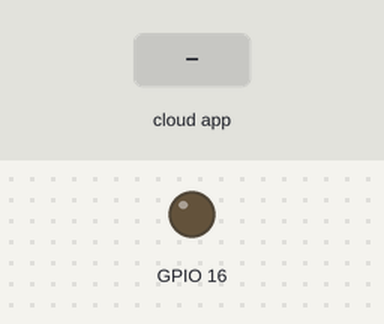
This sketch was run on a simulated ESP8266 (NodeMCU). Shown: output pins drawn as LEDs (lit = HIGH). The test bench sets the inputs (shaded band). WiFi joins after 1.5 s; servers stay silent unless stated; no MQTT or app messages arrive unless stated; what the sketch prints to the serial monitor is not drawn.

Above: at 2.7 s.
2.8 s: the phone or cloud app sets ldr to 0
At 3.6 s:
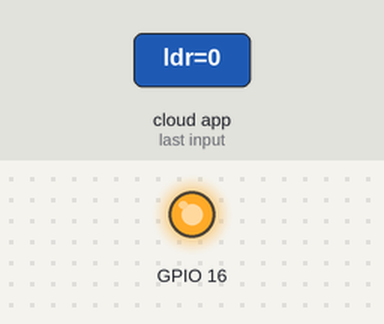
4.3 s: the phone or cloud app sets ldr to 1
At 5.1 s:
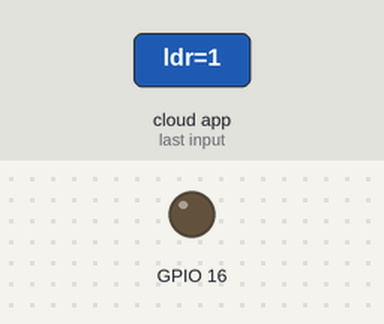
Timing chart, 0 to 7.3 s (numbered marks = the images above; inputs shaded):
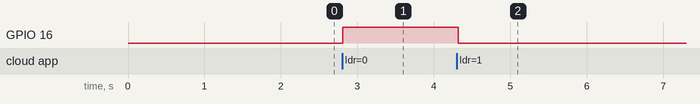

The sketch:

sketch_assin.ino
```cpp
#include<ESP8266WiFi.h>
#include"Adafruit_MQTT_Client.h"
#define wifi "Agela"
#define password "agelaaaa"
#define server "io.adafruit.com"
#define port 1883
#define username "saishruthi"
#define key "dd831290c1fd4ff892741057fc888b4e"
 WiFiClient esp;
 Adafruit_MQTT_Client mqtt(&esp,server,port,username,key);
 Adafruit_MQTT_Subscribe feed = Adafruit_MQTT_Subscribe(&mqtt,username"/feeds/ldr");

void setup() {
pinMode(16,OUTPUT);
Serial.begin(115200);
delay(10);
Serial.println("Adafruit MQTT");
Serial.println();
Serial.print("connecting to");
Serial.println(wifi);
WiFi.begin(wifi,password);
while(WiFi.status()!=WL_CONNECTED)
{delay(500);
Serial.print(".");
}
Serial.println();
Serial.println("Wifi Connected");
Serial.println("IP Address:");
Serial.println(WiFi.localIP());
mqtt.subscribe(&feed);
Serial.println("connnecting to MQTT");
while(mqtt.connect())
{delay(500);
 Serial.print(".");
}


}

void loop()
{
while(mqtt.readSubscription(5000))
{Serial.print("got :");
 Serial.print((char*)feed.lastread);
 int a = atoi((char*)feed.lastread);
 Serial.print(" ");
 Serial.println(a);
 if(a==0)
  {digitalWrite(16,1);
  }
 else
  {digitalWrite(16,0);
  }
}
}
```

Measured:
- after the input at 2.8 s, GPIO 16: LOW → HIGH at once
- after the input at 4.3 s, GPIO 16: HIGH → LOW at once
